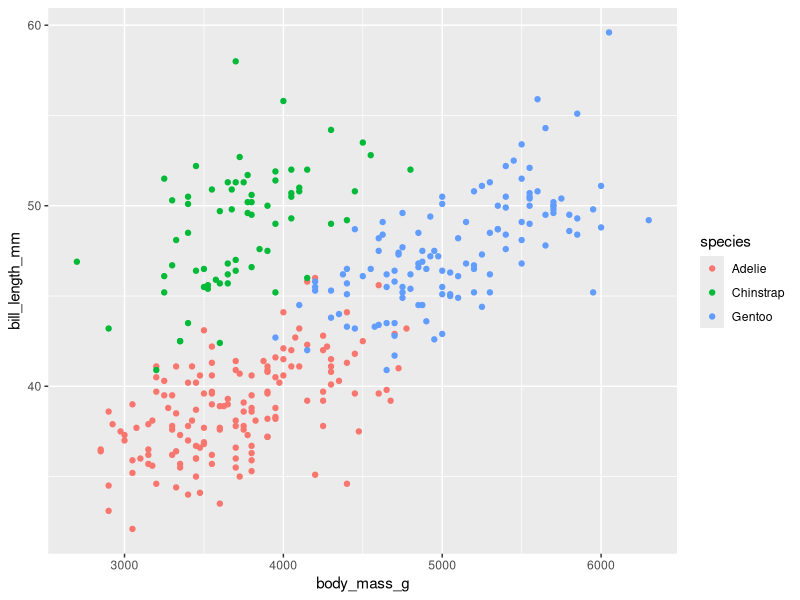

Generate this figure with R:
# Script name
# Author
# Date


# NB: Create these section breaks by pressing: ctrl+shift+r
  # A prompt will ask you for the section label
  # Type what you want then press enter
# Libraries ---------------------------------------------------------------

library(tidyverse)
library(palmerpenguins)


# Data --------------------------------------------------------------------

# Load the dataset into the local environment
penguins <- penguins


# Example -----------------------------------------------------------------

# The basic plot
ggplot(data = penguins,
       aes(x = body_mass_g, y = bill_length_mm)) +
  geom_point(aes(colour = species))


# Exercise 1 --------------------------------------------------------------

# Create a basic plot with different x and y axes


# Exercise 2 --------------------------------------------------------------

# Change the aes() arguments


# Exercise 3 --------------------------------------------------------------

# Change the labels


# BONUS -------------------------------------------------------------------

# Create a ridgeplot

